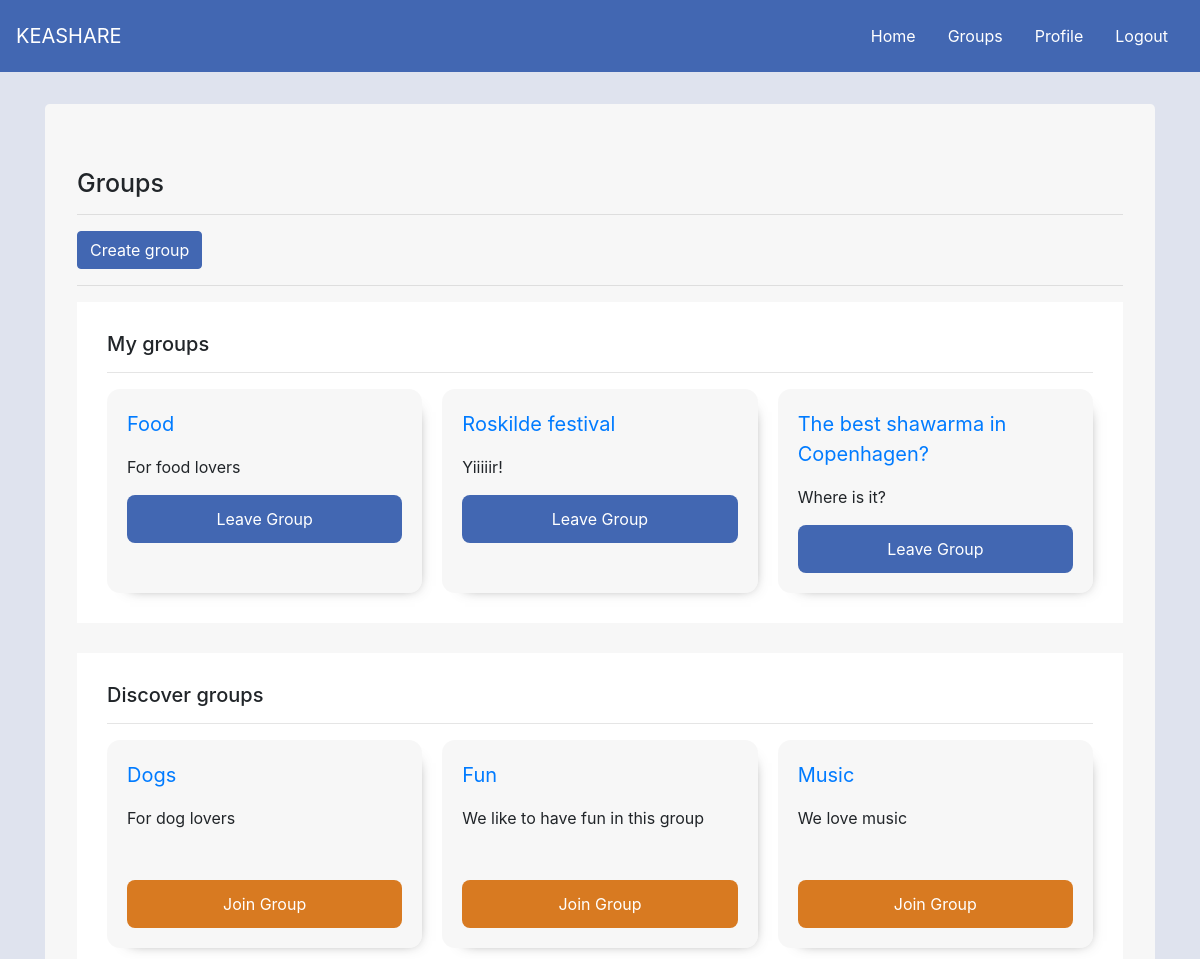
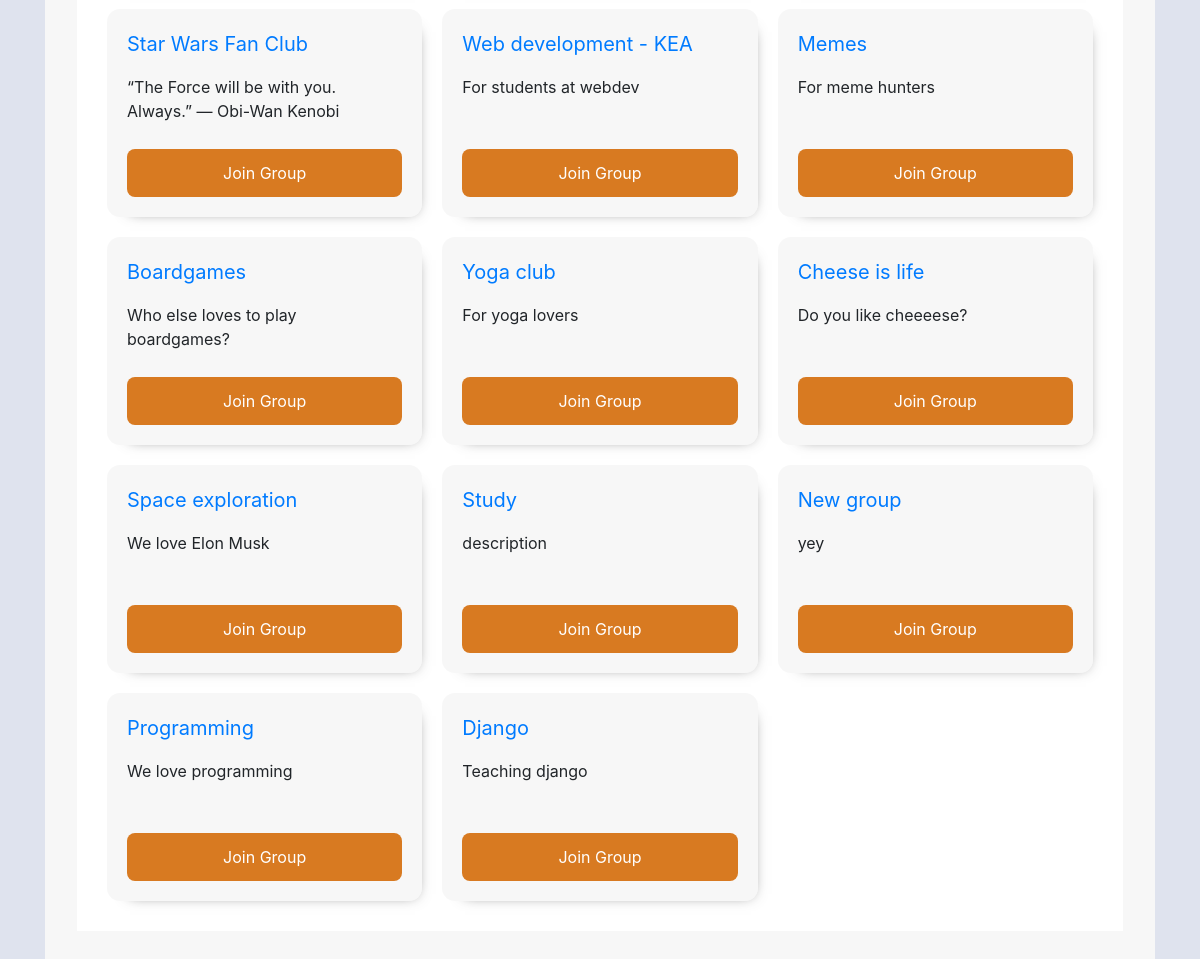
Page /keashare/groups/ (signed in) on the committed database (2 pictures, top to bottom).
### keashareapp/models.py (models this page shows, shortened)
class AppGroup(models.Model):
    owner = models.ForeignKey(User, on_delete=models.CASCADE, related_name='owners')
    users = models.ManyToManyField(User) # members
    name = models.CharField(max_length=200)
    description = models.TextField()

### keashareapp/views.py (the view, shortened to what this page needs)
# urls.py: path('groups/', views.groups, name='groups'),
def groups(request):
    user = request.user
    if request.method == 'GET':
        user_groups = models.AppGroup.objects.filter(users__username__contains=user.username)
        not_user_groups = models.AppGroup.objects.exclude(users__username__contains=user.username)
        context = {
            'user': user, # the user who is logged in
            'user_groups': user_groups,
            'not_user_groups': not_user_groups,
        }
        return render(request, 'keashareapp/groups.html', context=context)

### keashareapp/templates/keashareapp/groups.html (shortened to what this page needs)
{% extends 'base.html' %}
{% block body %}
<div class="container">
    <div class="jumbotron">
        <h1>Groups</h1>
        <hr>
        <button type="button" class="btn btn-primary" data-toggle="modal" data-target="#exampleModal">Create group</button>
        <hr>
        <div class="my-groups-container">
            <h2>My groups</h2>
            <hr>
            <div class="groups-container">
                {% for group in user_groups %}
                    <div class="group">
                        <p class="p-group-name"><a href="{% url 'keashareapp:groupdetails' pk=group.pk %}">{{ group.name }}</a></p>
                        <p>{{ group.description }}</p>
                        <div class="action-btn"><a href="{% url 'keashareapp:leave_group' pk=group.pk %}">Leave Group</a></div>
                    </div>
                {% endfor %}
            </div>
        </div>
        <div class="discover-groups-container">
            <h2>Discover groups</h2>
            <hr>
            <div class="groups-container">
                {% for group in not_user_groups %}
                    <div class="group">
                        <div class="content">
                            <p class="p-group-name"><a href="{% url 'keashareapp:groupdetails' pk=group.pk %}">{{ group.name }}</a></p>
                            <p>{{ group.description }}</p>
                        </div>
                        <div class="action-btn join-btn"><a href="{% url 'keashareapp:join_group' pk=group.pk %}">Join Group</a></div>
                    </div>
                {% endfor %}
            </div>
        </div>
    </div>
</div>
{% endblock %}

### loginapp/static/style.css (style rules this page uses)
body { background-color: #dfe3ee; }
.jumbotron { margin-top: 2rem; background-color: #f7f7f7; }
h1 { font-size: 25px; }
h2 { font-size: 20px; }
.groups-container { display: grid!important; grid-template-columns: repeat(auto-fill, minmax(250px, 1fr))!important; grid-gap: 20px!important; }
.my-groups-container { padding: 30px; background: white; }
.discover-groups-container { padding: 30px; background: white; margin-top: 30px; }
.group { padding: 20px; border-radius: 13px; box-shadow: 8px 8px 14px -15px rgba(74,74,74,1); grid-gap: 15px; background-color: rgba(239, 239, 239, 0.479); }
.p-group-name { font-size: 20px; }
.content { height: 15vh; }
.action-btn { border-radius: 8px; padding: 12px; background-color: #4267B2; }
.action-btn a, .edit-btn a { color: white; text-decoration: none; display: flex; justify-content: center; }
.join-btn { background-color: rgb(216, 122, 33)!important; }
.btn-primary { background-color: #4267B2!important; border-color: #4267B2!important; }

### rows in the picture
AppGroup: name "Food", description "For food lovers"
AppGroup: name "Roskilde festival", description "Yiiiiir!"
AppGroup: name "The best shawarma in Copenhagen?", description "Where is it?"
AppGroup: name "Dogs", description "For dog lovers"
AppGroup: name "Fun", description "We like to have fun in this group"
AppGroup: name "Music", description "We love music"
AppGroup: name "Star Wars Fan Club", description "“The Force will be with you. Always.” — Obi-Wan Kenobi"
AppGroup: name "Web development - KEA", description "For students at webdev"
AppGroup: name "Memes", description "For meme hunters"
AppGroup: name "Boardgames", description "Who else loves to play boardgames?"
AppGroup: name "Yoga club", description "For yoga lovers"
AppGroup: name "Cheese is life", description "Do you like cheeeese?"
AppGroup: name "Space exploration", description "We love Elon Musk"
AppGroup: name "Study", description "description"
AppGroup: name "New group", description "yey"
AppGroup: name "Programming", description "We love programming"
AppGroup: name "Django", description "Teaching django"
